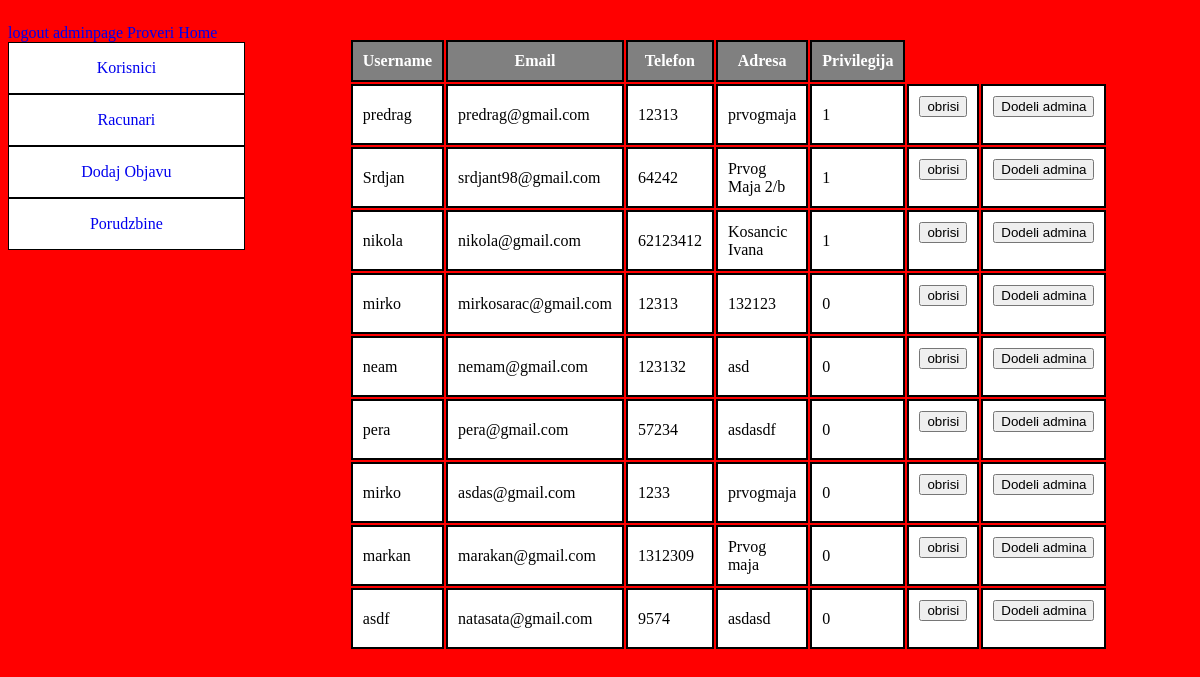
Screenshot of /korisnici.php (signed in) with the database file from the repository.
### tables this page shows
CREATE TABLE IF NOT EXISTS `korisnik` (
  `id_korisnik` int(255) NOT NULL AUTO_INCREMENT,
  `username` varchar(55) NOT NULL,
  `password` varchar(55) NOT NULL,
  `email` varchar(55) NOT NULL,
  `telefon` int(255) NOT NULL,
  `adresa` varchar(255) NOT NULL,
  `id_privilegija` int(255) NOT NULL,
  PRIMARY KEY (`id_korisnik`)
);

### korisnici.php (the view, shortened to what this page needs)
<html>
<head>
<link rel="stylesheet" href="css/korisnici.css">
</head>
<body>
<ol>
<a href="logoutscript.php">logout</a>
<a href="admin.php">adminpage</a>
<a href="home.php">Proveri Home</a>
<a href="korisnici.php"><li>Korisnici</li></a>
<a href="racunari.php"><li>Racunari</li></a>
<a href="dodaj.php"><li>Dodaj Objavu</li></a>
<a href="porudzbine.php"><li>Porudzbine</li></a>
</ol>
</body>
</html>
<?php
include 'connect.php';
$sql="SELECT korisnik.username,korisnik.email,korisnik.telefon,korisnik.adresa,
korisnik.id_korisnik,korisnik.id_privilegija FROM korisnik;";
$results=mysqli_query($conn,$sql);
echo '<table class="tabela">';
echo "<thead><tr><th>Username</th><th>Email</th><th>Telefon</th><th>Adresa</th>
<th>Privilegija</th></tr></thead><tbody>";
while($row = $results->fetch_assoc())
{
    echo "<tr><td>".$row['username']."</td><td>".$row['email']."
    </td><td>".$row['telefon']."</td><td>".$row['adresa'].
    "</td><td>".$row['id_privilegija']."</td><td><form action='brisi.php?id=".$row['id_korisnik']."'
    method='POST'><input type='submit' value='obrisi'>
    </form></td><td>
    <form action='update.php?idp=".$row['id_korisnik']."'
    method='POST'><input type='submit' value='Dodeli admina'>
    </form></td>
    </tr>";
}
echo "</tbody></table>";
?>

### css/korisnici.css (style rules this page uses)
body { background-color:red; }
ol { width:20%; height:50%; padding:0px; display:inline-block; vertical-align:top; }
li { border:1px solid black; height:50px; text-align:center; list-style-type:none; line-height:50px; background-color:rgb(255,255,255); }
a { text-decoration:none; }
.tabela { width: 36.9%; display:inline-block; margin-top:30px; margin-left:100px; }
.tabela th { border:2px solid black; padding: 10px; background-color:gray; color:white; }
.tabela td { border:2px solid black; padding: 10px; color:black; background-color:white; }

### rows the page displays
korisnik: username "predrag", email "predrag@gmail.com", telefon "12313", adresa "prvogmaja", id_privilegija "1"
korisnik: username "Srdjan", email "srdjant98@gmail.com", telefon "64242", adresa "Prvog Maja 2/b", id_privilegija "1"
korisnik: username "nikola", email "nikola@gmail.com", telefon "62123412", adresa "Kosancic Ivana", id_privilegija "1"
korisnik: username "mirko", email "mirkosarac@gmail.com", telefon "12313", adresa "132123", id_privilegija "0"
korisnik: username "neam", email "nemam@gmail.com", telefon "123132", adresa "asd", id_privilegija "0"
korisnik: username "pera", email "pera@gmail.com", telefon "57234", adresa "asdasdf", id_privilegija "0"
korisnik: username "mirko", email "asdas@gmail.com", telefon "1233", adresa "prvogmaja", id_privilegija "0"
korisnik: username "markan", email "marakan@gmail.com", telefon "1312309", adresa "Prvog maja", id_privilegija "0"
korisnik: username "asdf", email "natasata@gmail.com", telefon "9574", adresa "asdasd", id_privilegija "0"
